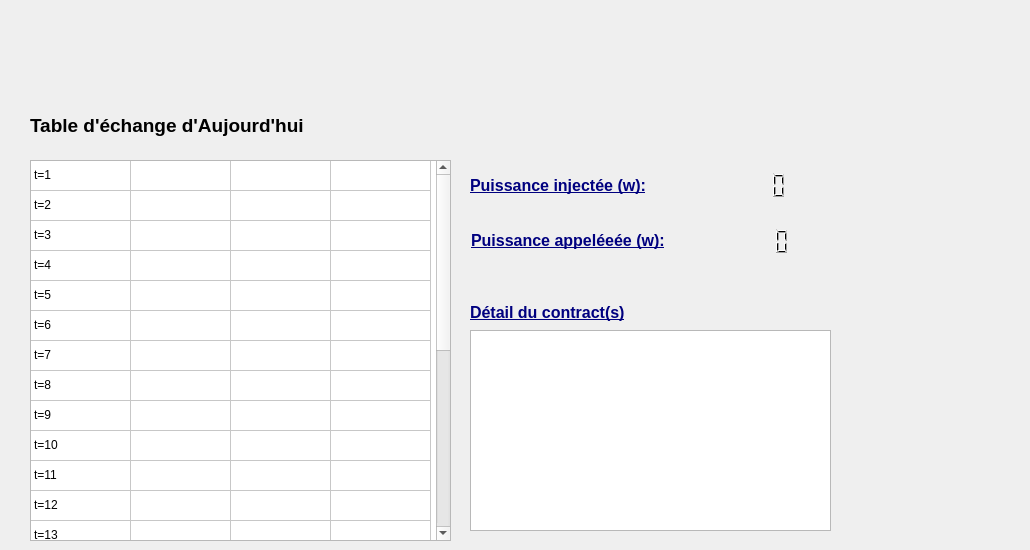
    <widget class="QWidget" name="page_4">
     <widget class="QLabel" name="label_29">
      <property name="geometry">
       <rect>
        <x>0</x>
        <y>0</y>
        <width>1021</width>
        <height>91</height>
       </rect>
      </property>
      <property name="styleSheet">
       <string notr="true">background-image: url(:/images/banniere1.png);</string>
      </property>
      <property name="text">
       <string/>
      </property>
     </widget>
     <widget class="QLabel" name="label_30">
      <property name="geometry">
       <rect>
        <x>30</x>
        <y>110</y>
        <width>301</width>
        <height>31</height>
       </rect>
      </property>
      <property name="font">
       <font>
        <pointsize>14</pointsize>
        <weight>75</weight>
        <bold>true</bold>
       </font>
      </property>
      <property name="styleSheet">
       <string notr="true">color: rgb(0, 0, 0);</string>
      </property>
      <property name="text">
       <string>Table d'échange d'Aujourd'hui</string>
      </property>
     </widget>
     <widget class="QTableWidget" name="todayTableWidget">
      <property name="geometry">
       <rect>
        <x>30</x>
        <y>160</y>
        <width>421</width>
        <height>381</height>
       </rect>
      </property>
      <property name="styleSheet">
       <string notr="true">color:rgb(0, 0, 0)</string>
      </property>
      <property name="frameShadow">
       <enum>QFrame::Plain</enum>
      </property>
      <property name="editTriggers">
       <set>QAbstractItemView::NoEditTriggers</set>
      </property>
      <property name="selectionBehavior">
       <enum>QAbstractItemView::SelectRows</enum>
      </property>
      <property name="rowCount">
       <number>24</number>
      </property>
      <attribute name="horizontalHeaderVisible">
       <bool>false</bool>
      </attribute>
      <attribute name="verticalHeaderVisible">
       <bool>false</bool>
      </attribute>
      <attribute name="verticalHeaderMinimumSectionSize">
       <number>23</number>
      </attribute>
      <row/>
      <row/>
      <row/>
      <row/>
      <row/>
      <row/>
      <row/>
      <row/>
      <row/>
      <row/>
      <row/>
      <row/>
      <row/>
      <row/>
      <row/>
      <row/>
      <row/>
      <row/>
      <row/>
      <row/>
      <row/>
      <row/>
      <row/>
      <row/>
      <column>
       <property name="text">
        <string>Instant</string>
       </property>
      </column>
      <column>
       <property name="text">
        <string>Échange avec</string>
       </property>
      </column>
      <column>
       <property name="text">
        <string>Mode</string>
       </property>
      </column>
      <column>
       <property name="text">
        <string>Contracts</string>
       </property>
      </column>
      <item row="0" column="0">
       <property name="text">
        <string>t=1</string>
       </property>
       <property name="background">
        <brush brushstyle="NoBrush">
         <color alpha="255">
          <red>255</red>
          <green>255</green>
          <blue>255</blue>
         </color>
        </brush>
       </property>
      </item>
      <item row="1" column="0">
       <property name="text">
        <string>t=2</string>
       </property>
      </item>
      <item row="2" column="0">
       <property name="text">
        <string>t=3</string>
       </property>
      </item>
      <item row="3" column="0">
       <property name="text">
        <string>t=4</string>
       </property>
      </item>
      <item row="4" column="0">
       <property name="text">
        <string>t=5</string>
       </property>
      </item>
      <item row="5" column="0">
       <property name="text">
        <string>t=6</string>
       </property>
      </item>
      <item row="6" column="0">
       <property name="text">
        <string>t=7</string>
       </property>
      </item>
      <item row="7" column="0">
       <property name="text">
        <string>t=8</string>
       </property>
      </item>
      <item row="8" column="0">
       <property name="text">
        <string>t=9</string>
       </property>
      </item>
      <item row="9" column="0">
       <property name="text">
        <string>t=10</string>
       </property>
      </item>
      <item row="10" column="0">
       <property name="text">
        <string>t=11</string>
       </property>
      </item>
      <item row="11" column="0">
       <property name="text">
        <string>t=12</string>
       </property>
      </item>
      <item row="12" column="0">
       <property name="text">
        <string>t=13</string>
       </property>
      </item>
      <item row="13" column="0">
       <property name="text">
        <string>t=14</string>
       </property>
      </item>
      <item row="14" column="0">
       <property name="text">
        <string>t=15</string>
       </property>
      </item>
      <item row="15" column="0">
       <property name="text">
        <string>t=16</string>
       </property>
      </item>
      <item row="16" column="0">
       <property name="text">
        <string>t=17</string>
       </property>
      </item>
      <item row="17" column="0">
       <property name="text">
        <string>t=18</string>
       </property>
      </item>
      <item row="18" column="0">
       <property name="text">
        <string>t=19</string>
       </property>
      </item>
      <item row="19" column="0">
       <property name="text">
        <string>t=20</string>
       </property>
      </item>
      <item row="20" column="0">
       <property name="text">
        <string>t=21</string>
       </property>
      </item>
      <item row="21" column="0">
       <property name="text">
        <string>t=22</string>
       </property>
      </item>
      <item row="22" column="0">
       <property name="text">
        <string>t=23</string>
       </property>
      </item>
      <item row="23" column="0">
       <property name="text">
        <string>t=24</string>
       </property>
      </item>
     </widget>
     <widget class="QLabel" name="label_31">
      <property name="geometry">
       <rect>
        <x>470</x>
        <y>170</y>
        <width>251</width>
        <height>31</height>
       </rect>
      </property>
      <property name="font">
       <font>
        <pointsize>12</pointsize>
        <weight>75</weight>
        <bold>true</bold>
        <underline>true</underline>
       </font>
      </property>
      <property name="styleSheet">
       <string notr="true">color: rgb(0, 0, 127);</string>
      </property>
      <property name="text">
       <string>Puissance injectée (w):</string>
      </property>
     </widget>
     <widget class="QLabel" name="label_14">
      <property name="geometry">
       <rect>
        <x>471</x>
        <y>230</y>
        <width>241</width>
        <height>21</height>
       </rect>
      </property>
      <property name="font">
       <font>
        <pointsize>12</pointsize>
        <weight>75</weight>
        <bold>true</bold>
        <underline>true</underline>
       </font>
      </property>
      <property name="styleSheet">
       <string notr="true">color: rgb(0, 0, 127);</string>
      </property>
      <property name="text">
       <string>Puissance appeléeée (w):</string>
      </property>
     </widget>
     <widget class="QLCDNumber" name="wFeeded">
      <property name="geometry">
       <rect>
        <x>717</x>
        <y>165</y>
        <width>71</width>
        <height>41</height>
       </rect>
      </property>
      <property name="styleSheet">
       <string notr="true">color: rgb(0, 0, 0);border:0px ;</string>
      </property>
     </widget>
     <widget class="QLCDNumber" name="wConsumed">
      <property name="geometry">
       <rect>
        <x>720</x>
        <y>226</y>
        <width>71</width>
        <height>31</height>
       </rect>
      </property>
      <property name="styleSheet">
       <string notr="true">color: rgb(0, 0, 0);border:0px ;</string>
      </property>
     </widget>
     <widget class="QLabel" name="label_32">
      <property name="geometry">
       <rect>
        <x>-190</x>
        <y>340</y>
        <width>47</width>
        <height>13</height>
       </rect>
      </property>
      <property name="text">
       <string>TextLabel</string>
      </property>
     </widget>
     <widget class="QLabel" name="label_33">
      <property name="geometry">
       <rect>
        <x>470</x>
        <y>302</y>
        <width>211</width>
        <height>21</height>
       </rect>
      </property>
      <property name="font">
       <font>
        <pointsize>12</pointsize>
        <weight>75</weight>
        <bold>true</bold>
        <underline>true</underline>
       </font>
      </property>
      <property name="styleSheet">
       <string notr="true">color: rgb(0, 0, 127);</string>
      </property>
      <property name="text">
       <string>Détail du contract(s)</string>
      </property>
     </widget>
     <widget class="QListView" name="contractlistView">
      <property name="geometry">
       <rect>
        <x>470</x>
        <y>330</y>
        <width>361</width>
        <height>201</height>
       </rect>
      </property>
      <property name="styleSheet">
       <string notr="true">color:rgb(0, 0, 0)</string>
      </property>
     </widget>
     <widget class="QLabel" name="label_35">
      <property name="geometry">
       <rect>
        <x>853</x>
        <y>140</y>
        <width>161</width>
        <height>111</height>
       </rect>
      </property>
      <property name="text">
       <string/>
      </property>
      <property name="pixmap">
       <pixmap>images/withGrid.png</pixmap>
      </property>
      <property name="scaledContents">
       <bool>true</bool>
      </property>
     </widget>
     <widget class="QLabel" name="label_36">
      <property name="geometry">
       <rect>
        <x>859</x>
        <y>376</y>
        <width>121</width>
        <height>111</height>
       </rect>
      </property>
      <property name="text">
       <string/>
      </property>
      <property name="pixmap">
       <pixmap>images/contract1.png</pixmap>
      </property>
      <property name="scaledContents">
       <bool>true</bool>
      </property>
      <property name="wordWrap">
       <bool>true</bool>
      </property>
     </widget>
    </widget>
